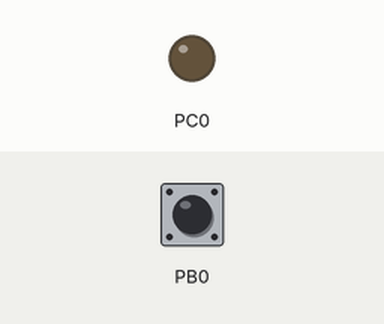
A program run on a simulated ATmega16, built with avr-gcc and emulated at 1 MHz. Shown: output pins drawn as LEDs (lit = HIGH). Inputs (shaded band) come from the test bench; at power-on: PB0 HIGH.

Above: at 1.2 s.
1.3 s: PB0 pulled LOW for 0.15 s
At 1.8 s:
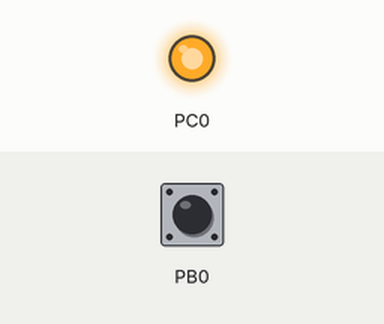
2.9 s: PB0 pulled LOW for 1 s
At 4.2 s:
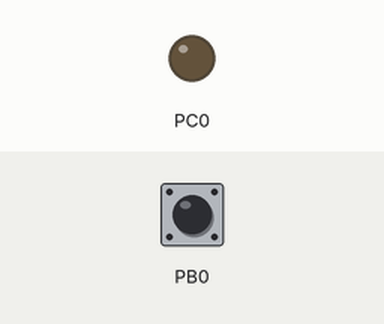
5.4 s: PB0 pulled LOW for 3.2 s
At 6.1 s:
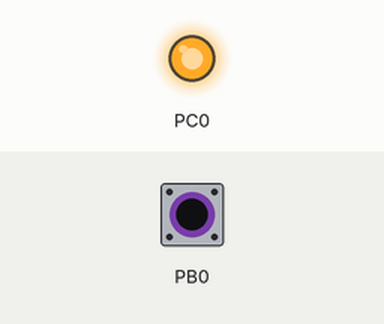
Timing chart, 0 to 8.4 s (numbered marks = the images above; inputs shaded):
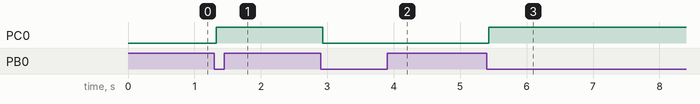

The program:

main.c
```c
/*
 * Exercise 4.c
 *
 * Created: 10/5/2022 3:22:51 PM
 * Author : Mahmoud Ismail
 */

#define F_CPU 1000000

#include <avr/io.h>
#include <util/delay.h>

int main(void)
{
    /* Replace with your application code */

	int flag = 1;

	DDRB &= ~(1<<0);
	PORTB |= (1<<0);
	DDRC |= (1<<0);

	PORTC = 0x00;


    while (1)
    {
		if ((!(PINB & (1<<0))) )
		{
			_delay_ms(30); // De bouncing
			if ((!(PINB & (1<<0))) )
			{
				if(flag == 1){
				PORTC ^= (1<<0);
				flag = 0;
				}
			}
		}
		else
		flag = 1;
    }
}
```

Measured:
- after the input at 1.3 s, PC0: LOW → HIGH at once
- after the input at 2.9 s, PC0: HIGH → LOW at once
- after the input at 5.4 s, PC0: LOW → HIGH at once
